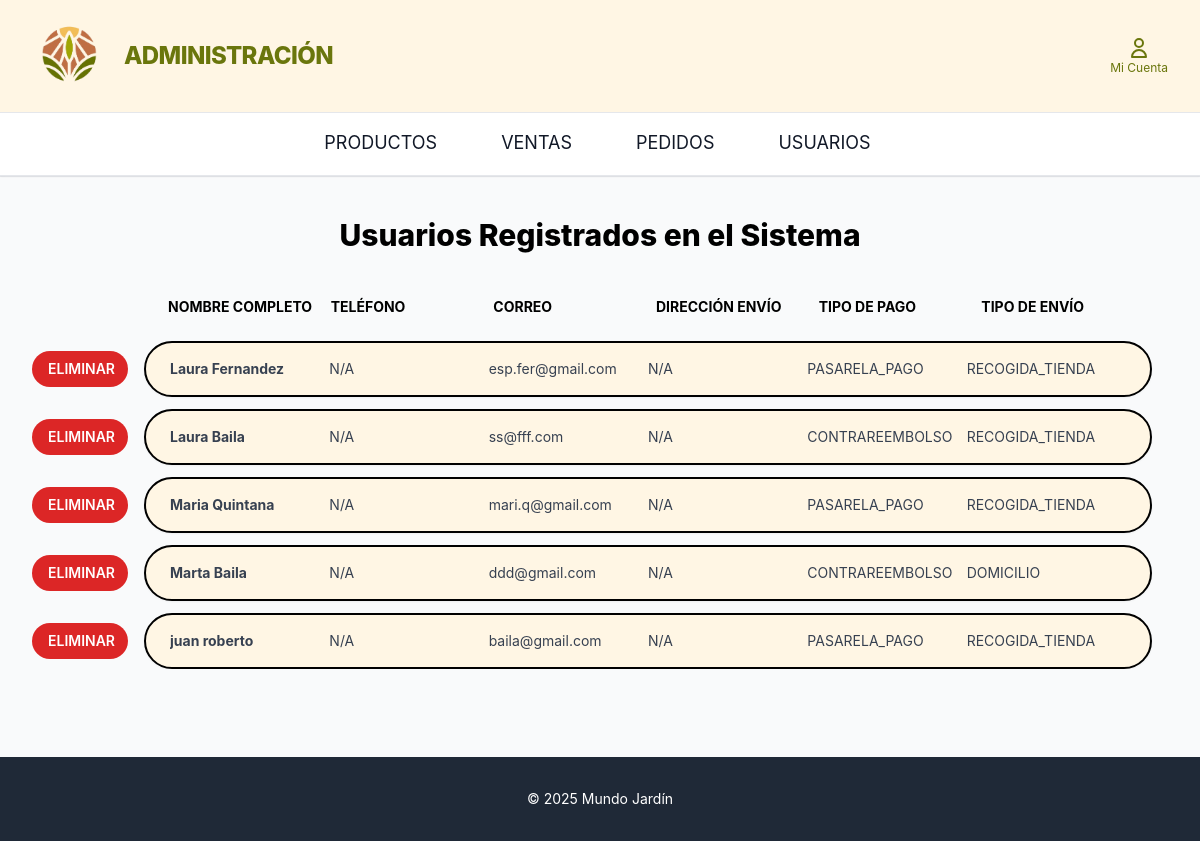
The page /clientes_admin/ on the database as committed earlier.
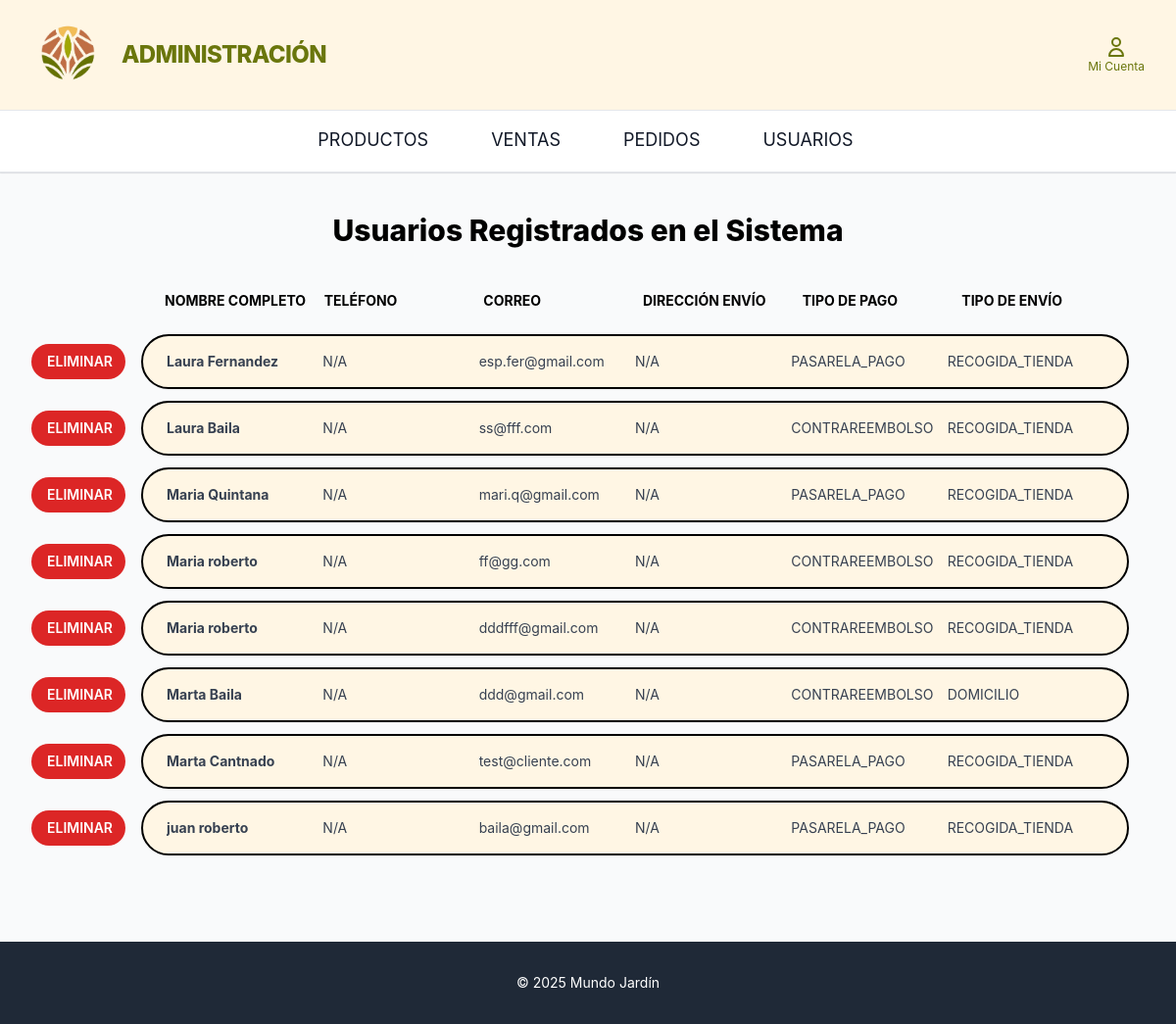
The same page on the database as committed later.
### home/models.py (models this page shows, shortened)
class UsuarioCliente(models.Model):
    usuario = models.OneToOneField(Usuario, on_delete=models.CASCADE)
    tipo_pago= models.CharField(max_length=20, choices=TipoPago.choices, default=TipoPago.PASARELA_PAGO)
    telefono = models.CharField(max_length=15, blank=True, null=True)
    direccion_envio = models.CharField(max_length=255, blank=True)
    tipo_envio= models.CharField(max_length=20, choices=TipoEnvio.choices, default=TipoEnvio.RECOGIDA_TIENDA)

class Usuario(models.Model):
    nombre = models.CharField(max_length=200)
    apellidos = models.CharField(max_length=200)
    corre_electronico = models.EmailField(max_length=200, unique=True)
    clave = models.CharField(max_length=128)
    last_login = models.DateTimeField(null=True, blank=True)
    USERNAME_FIELD = 'corre_electronico'
    REQUIRED_FIELDS = ['nombre', 'apellidos']
    is_active = models.BooleanField(default=True)
    is_staff = models.BooleanField(default=False)
    is_superuser = models.BooleanField(default=False)

### clientes_admin/views.py (the view)
# urls.py: path('', views.gestion_clientes, name='clientes_admin_index'),
def gestion_clientes(request):
    if request.method == 'GET':
        clientes = UsuarioCliente.objects.select_related('usuario').order_by('usuario__nombre')
        context = {
            'clientes': clientes
        }
        return render(request, 'clientes_admin/gestion_clientes.html', context)
    else:
        return HttpResponseNotAllowed(['GET'])

### clientes_admin/templates/clientes_admin/gestion_clientes.html (shortened to what this page needs)
{% load static %}
<!DOCTYPE html>
<html lang="es">
<head>
    <script src="https://cdn.tailwindcss.com"></script>
</head>
<body class="bg-gray-50">
    <header class="border-b border-gray-200 sticky top-0 z-50 bg-white">
    <div class="bg-[#fff6e4] border-b border-gray-200">
                <div class="max-w-7xl mx-auto px-4 sm:px-6 lg:px-8 py-4 flex items-center justify-between">
                    <a href="#" class="flex items-center text-2xl font-extrabold lm-text-green tracking-tight flex-shrink-0 mr-5">
                        <img src="{% static 'logo.png' %}"
                            alt="Logo Mundo Jardín"
                            class="h-20 w-20 mr-3 rounded-full">
                        ADMINISTRACIÓN
                    </a>
                    <div class="flex items-center space-x-6 flex-shrink-0">
                        <a href="#" class="flex flex-col items-center text-[#6a760c] hover:text-[#bf7149] transition hidden sm:flex">
                            <svg xmlns="http://www.w3.org/2000/svg" class="h-6 w-6" fill="none" viewBox="0 0 24 24" stroke="currentColor"><path stroke-linecap="round" stroke-linejoin="round" stroke-width="2" d="M16 7a4 4 0 11-8 0 4 4 0 018 0zM12 14a7 7 0 00-7 7h14a7 7 0 00-7-7z"/></svg>
                            <span class="text-xs">Mi Cuenta</span>
                        </a>
                    </div>
                </div>
            </div>
        <nav class="bg-white border-b border-gray-200 shadow-sm">
            <ul class="flex justify-center space-x-12 py-1 text-lg text-gray-700">
                <li><a href="{% url 'lista_productos' %}" class="block py-3 px-2 text-gray-900 transition border-b-2 border-transparent hover:border-[#6a760c] rounded-sm">PRODUCTOS</a></li>
                <li><a href="{% url 'ventas_admin_index' %}" class="block py-3 px-2 text-gray-900 transition border-b-2 border-transparent hover:border-[#6a760c] rounded-sm">VENTAS</a></li>
                <li><a href="#" class="block py-3 px-2 text-gray-900 transition border-b-2 border-transparent hover:border-[#6a760c] rounded-sm">PEDIDOS</a></li>
                <li><a href="{% url 'clientes_admin_index' %}" class="block py-3 px-2 text-gray-900 transition border-b-2 border-transparent hover:border-[#6a760c] rounded-sm">USUARIOS</a></li>
            </ul>
        </nav>
        </header>
<main class="max-w-7xl mx-auto px-8 py-10">
        <h1 class="text-3xl font-extrabold text-black mb-8 text-center">
            Usuarios Registrados en el Sistema
        </h1>
        <div class="space-y-3">
    <div class="flex items-center gap-4">
        <div class="flex-1 px-6 py-3">
            <div class="grid grid-cols-6 font-bold text-black text-sm">
                <span>NOMBRE COMPLETO</span>
                <span>TELÉFONO</span>
                <span>CORREO</span>
                <span>DIRECCIÓN ENVÍO</span>
                <span>TIPO DE PAGO</span>
                <span>TIPO DE ENVÍO</span>
            </div>
        </div>
    </div>
    <div class="relative">
        <div class="space-y-3 max-h-[60vh] overflow-y-auto pr-4">
            {% for cliente in clientes %}
            <div class="flex items-center gap-4">
                <a href="{% url 'cliente_eliminar_confirmar' cliente.id %}"
                    class="w-24 flex-shrink-0 bg-red-600 hover:bg-red-700 text-white px-4 py-2 rounded-full font-semibold text-sm transition-transform hover:scale-105 text-center">
                        ELIMINAR
                </a>
                <div class="flex-1 bg-[#fff6e4] border-2 border-black rounded-full px-6 py-4 shadow-sm">
                    <div class="grid grid-cols-6 items-center text-gray-700 text-sm">
                        <span class="truncate pr-2 font-bold">{{ cliente.usuario.nombre }} {{ cliente.usuario.apellidos }}</span>
                        <span class="truncate pr-2">{{ cliente.telefono|default:"N/A" }}</span>
                        <span class="truncate pr-2">{{ cliente.usuario.corre_electronico }}</span>
                        <span class="truncate pr-2">{{ cliente.direccion_envio|default:"N/A" }}</span>
                        <span class="truncate pr-2">{{ cliente.tipo_pago|default:"N/A" }}</span>
                        <span class="truncate pr-2">{{ cliente.tipo_envio|default:"N/A" }}</span>
                    </div>
                </div>
            </div>
            {% empty %}
            <div class="text-center text-gray-500 py-10">
                No hay clientes registrados en el sistema.
            </div>
            {% endfor %}
        </div>
    </div>
</div>
    </main>
<footer class="bg-gray-800 text-white mt-12">
    <div class="max-w-7xl mx-auto px-4 sm:px-6 lg:px-8 py-8 text-center text-sm">
        © 2025 Mundo Jardín
    </div>
</footer>

### clientes_admin/templates/clientes_admin/gestion_clientes.html (style rules this page uses)
body { font-family: 'Inter', sans-serif; }
.lm-text-green { color: #6a760c; }

Rows that differ between the two databases and show on the page:
added UsuarioCliente: usuario.nombre "Maria", usuario.apellidos "roberto", telefono "N/A", usuario.corre_electronico "ff@gg.com", direccion_envio "N/A", tipo_pago "CONTRAREEMBOLSO", tipo_envio "RECOGIDA_TIENDA"
added UsuarioCliente: usuario.nombre "Maria", usuario.apellidos "roberto", telefono "N/A", usuario.corre_electronico "dddfff@gmail.com", direccion_envio "N/A", tipo_pago "CONTRAREEMBOLSO", tipo_envio "RECOGIDA_TIENDA"
added UsuarioCliente: usuario.nombre "Marta", usuario.apellidos "Cantnado", telefono "N/A", usuario.corre_electronico "test@cliente.com", direccion_envio "N/A", tipo_pago "PASARELA_PAGO", tipo_envio "RECOGIDA_TIENDA"
